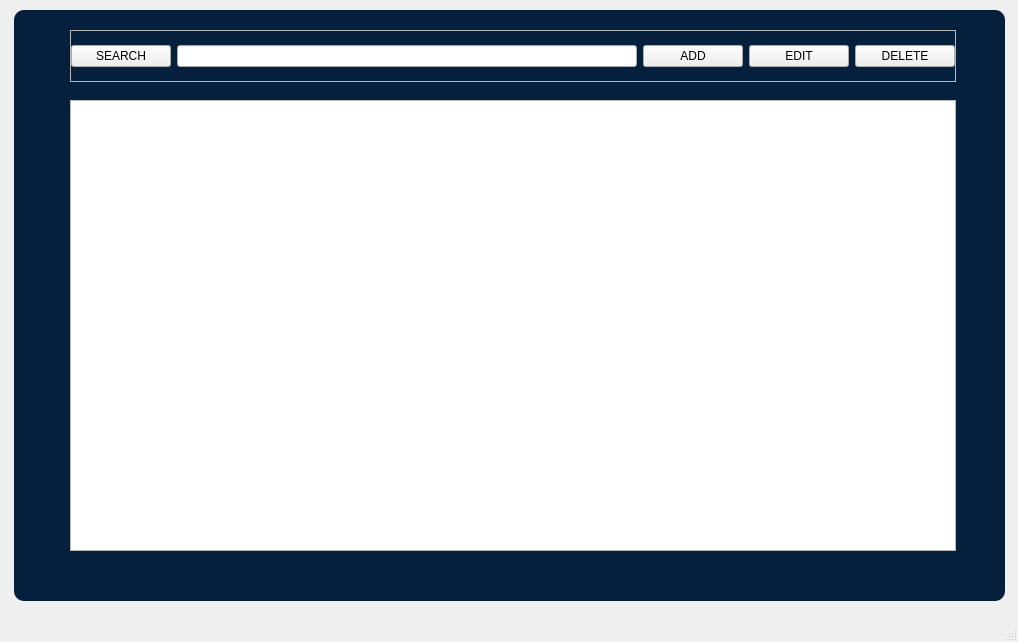
<?xml version="1.0" encoding="UTF-8"?>
<ui version="4.0">
 <class>MainWindow</class>
 <widget class="QMainWindow" name="MainWindow">
  <property name="geometry">
   <rect>
    <x>0</x>
    <y>0</y>
    <width>1018</width>
    <height>642</height>
   </rect>
  </property>
  <property name="windowTitle">
   <string>MainWindow</string>
  </property>
  <widget class="QWidget" name="centralwidget">
   <widget class="QFrame" name="CRUDMenu">
    <property name="geometry">
     <rect>
      <x>70</x>
      <y>30</y>
      <width>886</width>
      <height>52</height>
     </rect>
    </property>
    <property name="frameShape">
     <enum>QFrame::StyledPanel</enum>
    </property>
    <property name="frameShadow">
     <enum>QFrame::Raised</enum>
    </property>
    <layout class="QHBoxLayout" name="horizontalLayout_6">
     <property name="leftMargin">
      <number>0</number>
     </property>
     <property name="rightMargin">
      <number>0</number>
     </property>
     <item>
      <widget class="QPushButton" name="searchAnime">
       <property name="minimumSize">
        <size>
         <width>100</width>
         <height>0</height>
        </size>
       </property>
       <property name="text">
        <string>SEARCH</string>
       </property>
      </widget>
     </item>
     <item>
      <widget class="QLineEdit" name="inputAnime"/>
     </item>
     <item>
      <widget class="QPushButton" name="addButton">
       <property name="minimumSize">
        <size>
         <width>100</width>
         <height>0</height>
        </size>
       </property>
       <property name="text">
        <string>ADD</string>
       </property>
      </widget>
     </item>
     <item>
      <widget class="QPushButton" name="editButton">
       <property name="minimumSize">
        <size>
         <width>100</width>
         <height>0</height>
        </size>
       </property>
       <property name="text">
        <string>EDIT</string>
       </property>
      </widget>
     </item>
     <item>
      <widget class="QPushButton" name="removeButton">
       <property name="minimumSize">
        <size>
         <width>100</width>
         <height>0</height>
        </size>
       </property>
       <property name="text">
        <string>DELETE</string>
       </property>
      </widget>
     </item>
    </layout>
   </widget>
   <widget class="QListWidget" name="animeList">
    <property name="geometry">
     <rect>
      <x>70</x>
      <y>100</y>
      <width>886</width>
      <height>451</height>
     </rect>
    </property>
   </widget>
   <widget class="QLabel" name="label">
    <property name="geometry">
     <rect>
      <x>14</x>
      <y>10</y>
      <width>991</width>
      <height>591</height>
     </rect>
    </property>
    <property name="styleSheet">
     <string notr="true">background-color: #05203C;
border-radius : 10px;</string>
    </property>
    <property name="text">
     <string/>
    </property>
    <property name="scaledContents">
     <bool>true</bool>
    </property>
   </widget>
   <zorder>label</zorder>
   <zorder>CRUDMenu</zorder>
   <zorder>animeList</zorder>
  </widget>
  <widget class="QMenuBar" name="menubar">
   <property name="geometry">
    <rect>
     <x>0</x>
     <y>0</y>
     <width>1018</width>
     <height>26</height>
    </rect>
   </property>
  </widget>
  <widget class="QStatusBar" name="statusbar"/>
 </widget>
 <resources/>
 <connections/>
</ui>
